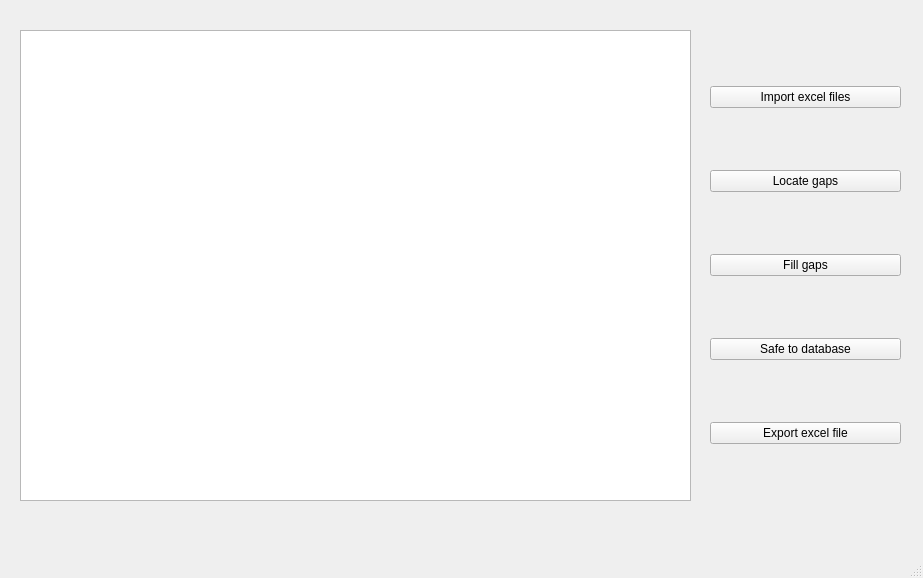
<?xml version="1.0" encoding="UTF-8"?>
<ui version="4.0">
 <class>MainWindow</class>
 <widget class="QMainWindow" name="MainWindow">
  <property name="geometry">
   <rect>
    <x>0</x>
    <y>0</y>
    <width>923</width>
    <height>578</height>
   </rect>
  </property>
  <property name="windowTitle">
   <string>MainWindow</string>
  </property>
  <widget class="QWidget" name="centralwidget">
   <widget class="QWidget" name="gridLayoutWidget_2">
    <property name="geometry">
     <rect>
      <x>710</x>
      <y>30</y>
      <width>191</width>
      <height>471</height>
     </rect>
    </property>
    <layout class="QGridLayout" name="gridLayout_2">
     <item row="1" column="0">
      <widget class="QPushButton" name="button_locate_gaps">
       <property name="text">
        <string>Locate gaps</string>
       </property>
      </widget>
     </item>
     <item row="3" column="0">
      <widget class="QPushButton" name="button_safe_db">
       <property name="text">
        <string>Safe to database</string>
       </property>
      </widget>
     </item>
     <item row="0" column="0">
      <widget class="QPushButton" name="button_import_files">
       <property name="text">
        <string>Import excel files</string>
       </property>
      </widget>
     </item>
     <item row="2" column="0">
      <widget class="QPushButton" name="button_fill_gaps">
       <property name="text">
        <string>Fill gaps</string>
       </property>
      </widget>
     </item>
     <item row="4" column="0">
      <widget class="QPushButton" name="button_export_files">
       <property name="text">
        <string>Export excel file</string>
       </property>
      </widget>
     </item>
    </layout>
   </widget>
   <widget class="QTableView" name="tableView">
    <property name="geometry">
     <rect>
      <x>20</x>
      <y>30</y>
      <width>671</width>
      <height>471</height>
     </rect>
    </property>
   </widget>
  </widget>
  <widget class="QMenuBar" name="menubar">
   <property name="geometry">
    <rect>
     <x>0</x>
     <y>0</y>
     <width>923</width>
     <height>32</height>
    </rect>
   </property>
  </widget>
  <widget class="QStatusBar" name="statusbar"/>
 </widget>
 <resources/>
 <connections/>
</ui>
